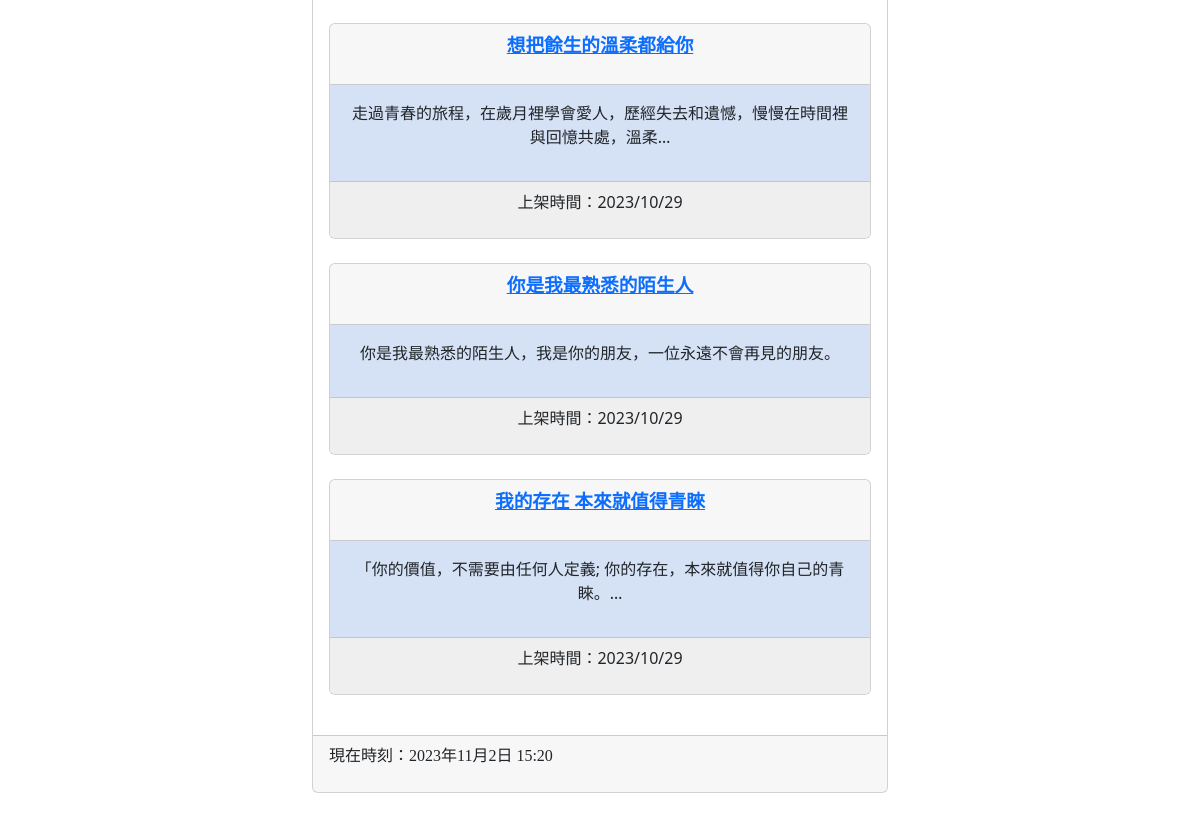
The app's page / (lower part), older data.
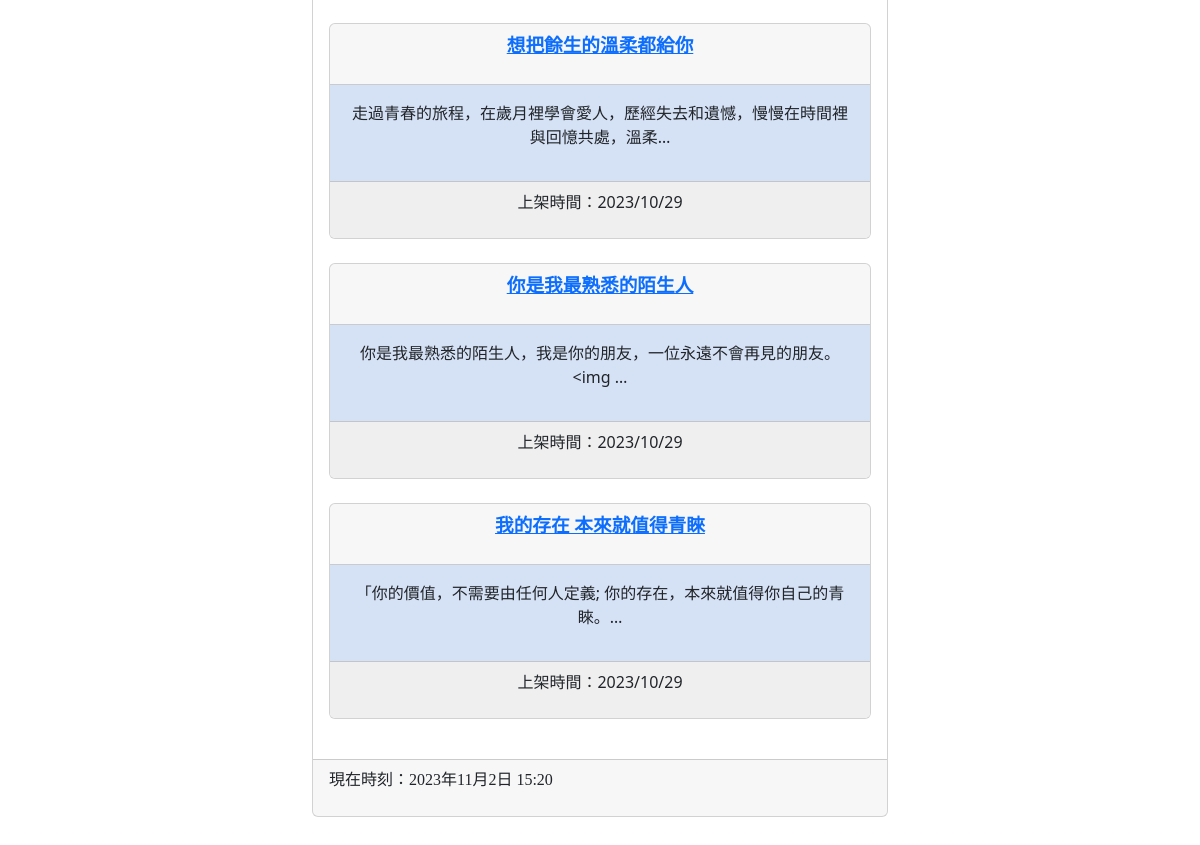
The same page, newer data.
### mysite/models.py (models this page shows, shortened)
class Post(models.Model):
    title = models.CharField(max_length=200)
    slug = models.CharField(max_length=200)
    body = models.TextField()
    pub_date = models.DateTimeField(auto_now_add=True)
    class Meta:
        ordering = ('-pub_date',)

### mysite/views.py (the view)
# urls.py: path('',mv.homepage,name='homepage'),
def homepage(request):
    posts=Post.objects.all()
    now=datetime.now()
    return render(request,'index.html',locals())

### templates/index.html (shortened to what this page needs)
{% extends 'base copy.html' %}
{% block content %}
{% for post in posts %}
<center>
    <div class='card' >
        <div class='card-header'>
            <p style='font-family:標楷體;font-size:14pt;font-weight:bold;font-color:#cccccc;'>
                <a href='/post/{{post.slug}}'>{{ post.title }}</a>
            </p>
        </div>
        <div class='card-body' style='background-color:rgb(213, 225, 245)'>
            <p>
            {{ post.body | truncatechars:40 }}
            </p>
        </div>
        <div class='card-footer'  style='background-color:#efefef'>
            <p>
                上架時間：{{ post.pub_date | date:"Y/m/d"}}
            </p>
        </div>
    </div>
    <br>
</center>
    {% endfor %}
{% endblock %}

Row changes from the older to the newer data that the page shows:
changed Post "你是我最熟悉的陌生人": body "你是我最熟悉的陌生人，我是你的朋友，一位永遠不會再見的朋友。" → "你是我最熟悉的陌生人，我是你的朋友，一位永遠不會再見的朋友。 <img …"
